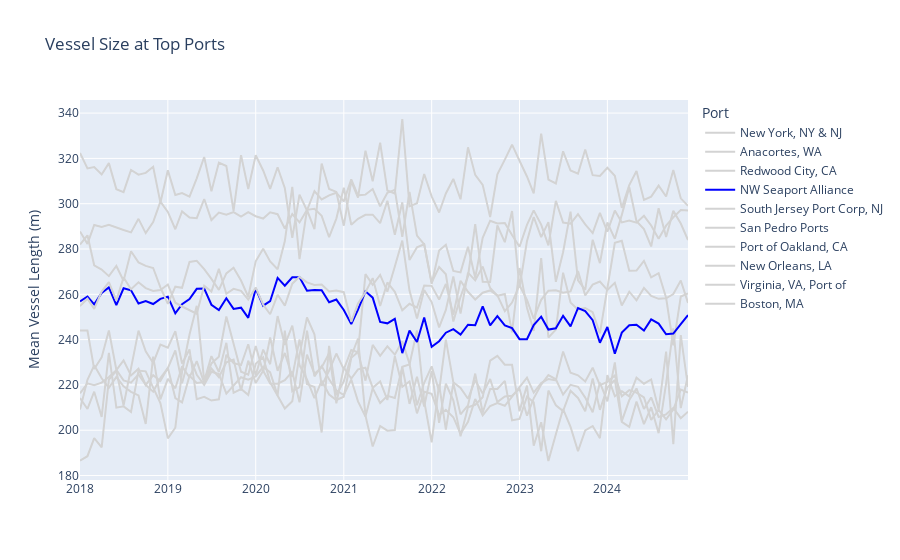

Write notebook code for a chart like this one.
### Code cell
plot_line(
        df=calls_df, cat_group='port_group', time_col='month',
        y_col='vessel_size', y_col_alias='Mean Vessel Length (m)',
        title='Vessel Size at Top Ports', width=None, height=None,
        labels={'port_group':'Port', 'month':''},
        cat_limit=10, cat_limit_col='Mean Vessel Length (m)',
        highlight='NW Seaport Alliance', highlight_color='blue'
    )
